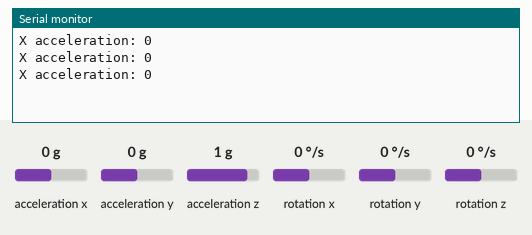
Bench run of a sketch on a simulated Arduino Uno, built with avr-gcc and run on an emulated ATmega328P. Parts: the last lines printed to the serial monitor. The inputs (shaded band) are chosen by the test bench; at power-on: acceleration x 0 g, acceleration y 0 g, acceleration z 1 g, rotation x 0 °/s, rotation y 0 °/s, rotation z 0 °/s.

Above: at 1.3 s.
1.4 s: acceleration x set to -1.4 g
At 1.9 s:
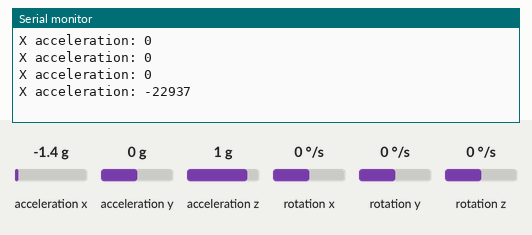
2.9 s: acceleration x set to -0.8 g
At 3.4 s:
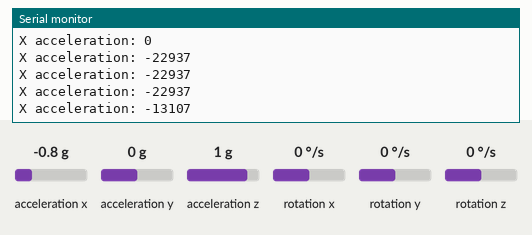
Timing chart, 0 to 5.9 s (numbered marks = the images above; inputs shaded):
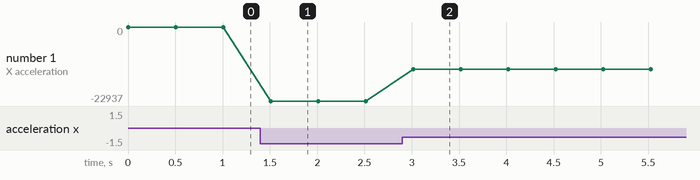

Measured:
- after the input at 1.4 s, the serial monitor: prints a new line after 0.11 s (image 1)
- after the input at 2.9 s, the serial monitor: prints a new line after 0.12 s (image 2)
- plotted number 1: 0 → -22937 after the input at 1.4 s, -22937 → -13107 after the input at 2.9 s

The sketch:

accel.ino
```cpp
#include <Arduino.h>
#include <Wire.h>
#include <MPU6050.h>

MPU6050 mpu;

void setup() {
  Serial.begin(115200);
  Wire.begin();
  mpu.initialize();
  mpu.setFullScaleAccelRange(MPU6050_ACCEL_FS_2);
}

void loop() {
  int16_t ax, ay, az;
  mpu.getAcceleration(&ax, &ay, &az);
  Serial.print("X acceleration: ");
  Serial.println(ax);
  delay(500);
}
```
